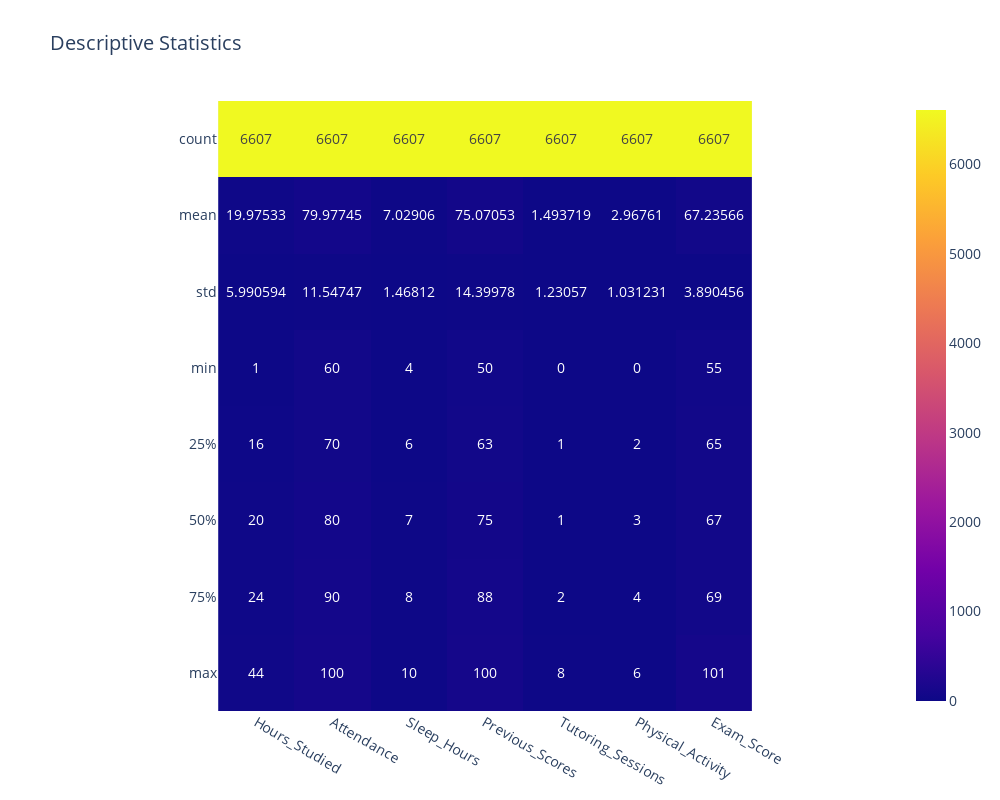

The notebook cell this image was saved under:
### Code cell
# Desc Stat 
desc_stat = student_Performance.describe()

fig = px.imshow(desc_stat,text_auto=True,title='Descriptive Statistics')
fig.update_layout(width = 1000, height = 800,title_font_size = 20 ,font_size= 14)

### Figure 1 — Plotly figure (JSON) as saved in the notebook; plotly's stock layout.template omitted (floating-point values rounded to 4 significant figures)
{"data": [{"coloraxis": "coloraxis", "hovertemplate": "x: %{x}<br>y: %{y}<br>color: %{z}<extra></extra>", "name": "0", "texttemplate": "%{z}", "type": "heatmap", "x": ["Hours_Studied", "Attendance", "Sleep_Hours", "Previous_Scores", "Tutoring_Sessions", "Physical_Activity", "Exam_Score"], "xaxis": "x", "y": ["count", "mean", "std", "min", "25%", "50%", "75%", "max"], "yaxis": "y", "z": [[6607, 6607, 6607, 6607, 6607, 6607, 6607], [19.98, 79.98, 7.029, 75.07, 1.494, 2.968, 67.24], [5.991, 11.55, 1.468, 14.4, 1.231, 1.031, 3.89], [1, 60, 4, 50, 0, 0, 55], [16, 70, 6, 63, 1, 2, 65], [20, 80, 7, 75, 1, 3, 67], [24, 90, 8, 88, 2, 4, 69], [44, 100, 10, 100, 8, 6, 101]]}], "layout": {"coloraxis": {"colorscale": [[0, "#0d0887"], [0.1111, "#46039f"], [0.2222, "#7201a8"], [0.3333, "#9c179e"], [0.4444, "#bd3786"], [0.5556, "#d8576b"], [0.6667, "#ed7953"], [0.7778, "#fb9f3a"], [0.8889, "#fdca26"], [1, "#f0f921"]]}, "font": {"size": 14}, "height": 800, "title": {"font": {"size": 20}, "text": "Descriptive Statistics"}, "width": 1000, "xaxis": {"anchor": "y", "constrain": "domain", "domain": [0, 1], "scaleanchor": "y"}, "yaxis": {"anchor": "x", "autorange": "reversed", "constrain": "domain", "domain": [0, 1]}}}
